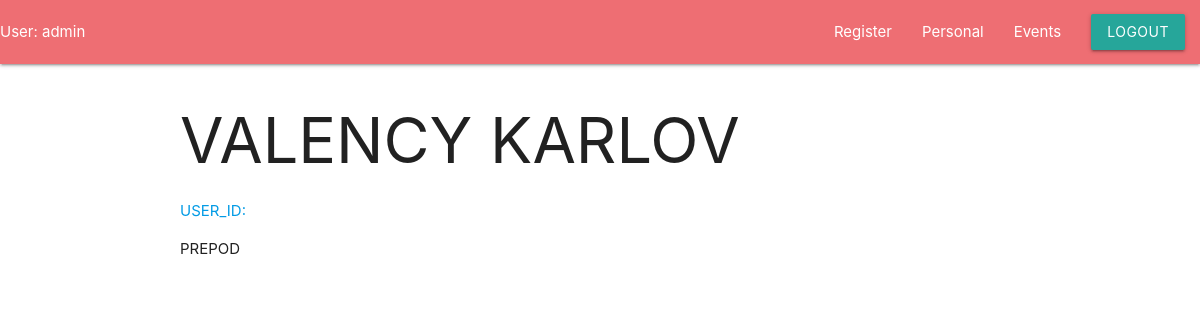
Page /account/2/ (signed in) on the earlier database version.
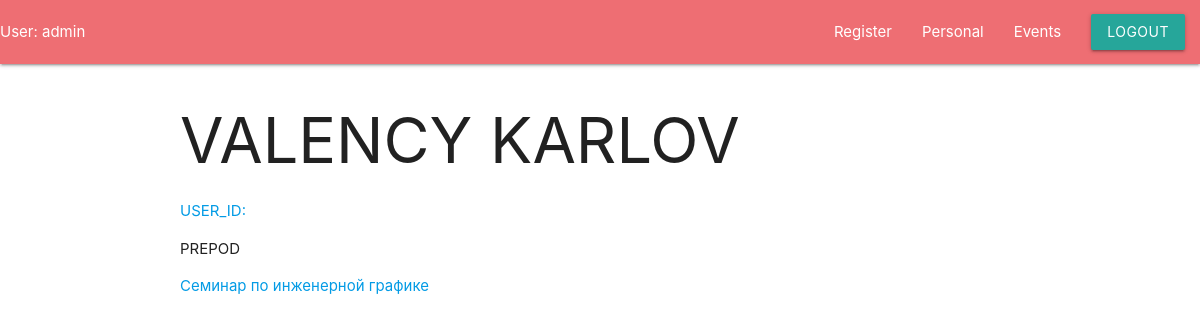
Same page on the later database version.
### event/models.py (models this page shows, shortened)
class Event(models.Model):
    title = models.CharField(max_length=200)
    members = models.ManyToManyField(Person, through='Membership')
    class Meta:
        ordering = ["title"]

### account/views.py (the view)
# urls.py: path('<int:pk>/', login_required(views.PersonDetailView.as_view()), name='person_detail'),
class PersonDetailView(DetailView):
    model = Person
    template_name = 'account/person_detail.html'
    context_object_name = 'person'

### templates/account/person_detail.html (shortened to what this page needs)
{%extends "base_generic.html"%}
{%block content%}
<h1>{{person.name}} {{person.surname}}</h1>
<a>USER_ID: {{person.user.id}}</a>
<p>{{person.type}}</p>
{% if person.events %}
    <ul>
    {% for event in person.events.all %}
        <li><a href="/events/{{event.id}}">{{ event.title }}</a></li>
    {% endfor %}
    </ul>
{% else %}
    <p>No events are available.</p>
{% endif %}
{%endblock content%}

Differences in the rows shown:
added Event: title "Семинар по инженерной графике"
